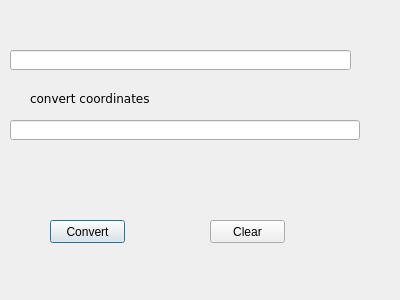
<?xml version="1.0" encoding="UTF-8"?>
<ui version="4.0">
 <class>CacheFindDialogBase</class>
 <widget class="QDialog" name="CacheFindDialogBase">
  <property name="geometry">
   <rect>
    <x>0</x>
    <y>0</y>
    <width>400</width>
    <height>300</height>
   </rect>
  </property>
  <property name="windowTitle">
   <string>Convert Cordinates</string>
  </property>
  <widget class="QPushButton" name="cnvrtBtn">
   <property name="geometry">
    <rect>
     <x>50</x>
     <y>220</y>
     <width>75</width>
     <height>23</height>
    </rect>
   </property>
   <property name="text">
    <string>Convert</string>
   </property>
  </widget>
  <widget class="QPushButton" name="clrBtn">
   <property name="geometry">
    <rect>
     <x>210</x>
     <y>220</y>
     <width>75</width>
     <height>23</height>
    </rect>
   </property>
   <property name="text">
    <string>Clear</string>
   </property>
  </widget>
  <widget class="QLineEdit" name="coordsTxt">
   <property name="geometry">
    <rect>
     <x>10</x>
     <y>50</y>
     <width>341</width>
     <height>20</height>
    </rect>
   </property>
   <property name="maximumSize">
    <size>
     <width>341</width>
     <height>16777215</height>
    </size>
   </property>
  </widget>
  <widget class="QLineEdit" name="convertedTxt">
   <property name="geometry">
    <rect>
     <x>10</x>
     <y>120</y>
     <width>350</width>
     <height>20</height>
    </rect>
   </property>
   <property name="maximumSize">
    <size>
     <width>351</width>
     <height>16777215</height>
    </size>
   </property>
  </widget>
  <widget class="QLabel" name="labelMid">
   <property name="geometry">
    <rect>
     <x>30</x>
     <y>90</y>
     <width>251</width>
     <height>16</height>
    </rect>
   </property>
   <property name="font">
    <font>
     <family>Verdana</family>
    </font>
   </property>
   <property name="text">
    <string>convert coordinates</string>
   </property>
  </widget>
 </widget>
 <resources/>
 <connections>
  <connection>
   <sender>clrBtn</sender>
   <signal>clicked()</signal>
   <receiver>coordsTxt</receiver>
   <slot>clear()</slot>
   <hints>
    <hint type="sourcelabel">
     <x>245</x>
     <y>232</y>
    </hint>
    <hint type="destinationlabel">
     <x>229</x>
     <y>59</y>
    </hint>
   </hints>
  </connection>
 </connections>
</ui>
